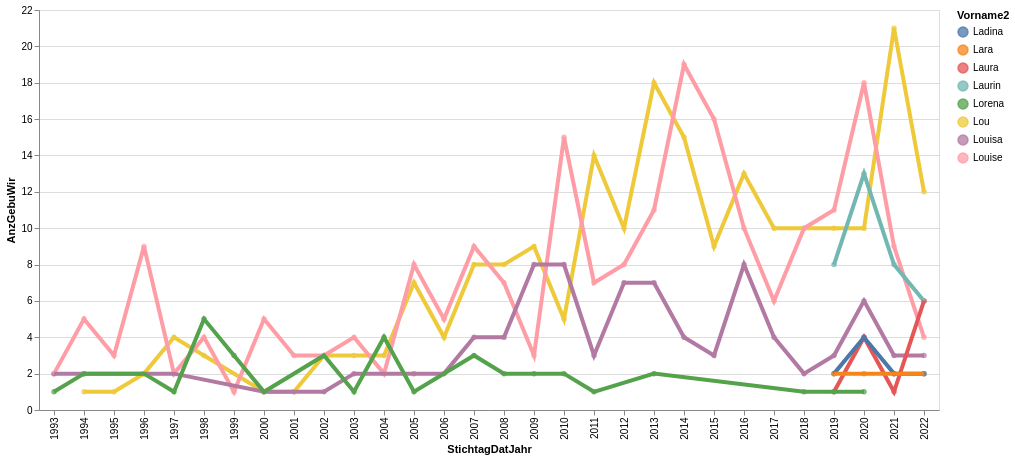

The notebook cell this image was saved under:
### Code cell
# df_statzonen = df_statzonen[(df_statzonen.knr>0) & (df_statzonen.qname!="Hirslanden")]
#aktuellesJahr[[aktuellesJahr.KreisSort =7]])


highlight = alt.selection(type='single', on='mouseover',
                          fields=['symbol'], nearest=True)
#x='date:StichtagDatJahr',
base = alt.Chart(myGraphic).encode(
    x='StichtagDatJahr:N',
    y='AnzGebuWir',
    color='Vorname2'
)

points = base.mark_circle().encode(
    opacity=alt.value(0.75)
).add_selection(
    highlight
).properties(
    width=900 , height=400
)
lines = base.mark_line().encode(
    size=alt.condition(~highlight, alt.value(1.5), alt.value(4))
).interactive()

points + lines

### Figure 1 — Vega-Lite specification as saved in the notebook (floating-point values rounded to 4 significant figures)
{"config": {"view": {"continuousWidth": 300, "continuousHeight": 300}}, "layer": [{"mark": {"type": "circle"}, "encoding": {"color": {"field": "Vorname2", "type": "nominal"}, "opacity": {"value": 0.75}, "x": {"field": "StichtagDatJahr", "type": "nominal"}, "y": {"field": "AnzGebuWir", "type": "quantitative"}}, "name": "view_1"}, {"mark": {"type": "line"}, "encoding": {"color": {"field": "Vorname2", "type": "nominal"}, "size": {"condition": {"test": {"not": {"param": "param_1"}}, "value": 1.5}, "value": 4}, "x": {"field": "StichtagDatJahr", "type": "nominal"}, "y": {"field": "AnzGebuWir", "type": "quantitative"}}, "name": "view_2"}], "data": {"name": "data-83278fc070b16218afd65d3bd92acd0c"}, "height": 400, "params": [{"name": "param_1", "select": {"type": "point", "fields": ["symbol"], "nearest": true, "on": "mouseover"}, "views": ["view_1"]}, {"name": "param_2", "select": {"type": "interval", "encodings": ["x", "y"]}, "bind": "scales", "views": ["view_2"]}], "width": 900, "$schema": "https://vega.github.io/schema/vega-lite/v5.8.0.json", "datasets": {"data-83278fc070b16218afd65d3bd92acd0c": [{"StichtagDatJahr": 2021, "Vorname2": "Lou", "SexLang": "weiblich", "AnzGebuWir": 21, "FirstLetter": "L", "SecondLetter": "o", "FirstTwoLetters": "Lo"}, {"StichtagDatJahr": 2014, "Vorname2": "Louise", "SexLang": "weiblich", "AnzGebuWir": 19, "FirstLetter": "L", "SecondLetter": "o", "FirstTwoLetters": "Lo"}, {"StichtagDatJahr": 2013, "Vorname2": "Lou", "SexLang": "weiblich", "AnzGebuWir": 18, "FirstLetter": "L", "SecondLetter": "o", "FirstTwoLetters": "Lo"}, {"StichtagDatJahr": 2020, "Vorname2": "Louise", "SexLang": "weiblich", "AnzGebuWir": 18, "FirstLetter": "L", "SecondLetter": "o", "FirstTwoLetters": "Lo"}, {"StichtagDatJahr": 2015, "Vorname2": "Louise", "SexLang": "weiblich", "AnzGebuWir": 16, "FirstLetter": "L", "SecondLetter": "o", "FirstTwoLetters": "Lo"}, {"StichtagDatJahr": 2014, "Vorname2": "Lou", "SexLang": "weiblich", "AnzGebuWir": 15, "FirstLetter": "L", "SecondLetter": "o", "FirstTwoLetters": "Lo"}, {"StichtagDatJahr": 2010, "Vorname2": "Louise", "SexLang": "weiblich", "AnzGebuWir": 15, "FirstLetter": "L", "SecondLetter": "o", "FirstTwoLetters": "Lo"}, {"StichtagDatJahr": 2011, "Vorname2": "Lou", "SexLang": "weiblich", "AnzGebuWir": 14, "FirstLetter": "L", "SecondLetter": "o", "FirstTwoLetters": "Lo"}, {"StichtagDatJahr": 2020, "Vorname2": "Laurin", "SexLang": "männlich", "AnzGebuWir": 13, "FirstLetter": "L", "SecondLetter": "a", "FirstTwoLetters": "La"}, {"StichtagDatJahr": 2016, "Vorname2": "Lou", "SexLang": "weiblich", "AnzGebuWir": 13, "FirstLetter": "L", "SecondLetter": "o", "FirstTwoLetters": "Lo"}, {"StichtagDatJahr": 2022, "Vorname2": "Lou", "SexLang": "weiblich", "AnzGebuWir": 12, "FirstLetter": "L", "SecondLetter": "o", "FirstTwoLetters": "Lo"}, {"StichtagDatJahr": 2013, "Vorname2": "Louise", "SexLang": "weiblich", "AnzGebuWir": 11, "FirstLetter": "L", "SecondLetter": "o", "FirstTwoLetters": "Lo"}, {"StichtagDatJahr": 2019, "Vorname2": "Louise", "SexLang": "weiblich", "AnzGebuWir": 11, "FirstLetter": "L", "SecondLetter": "o", "FirstTwoLetters": "Lo"}, {"StichtagDatJahr": 2012, "Vorname2": "Lou", "SexLang": "weiblich", "AnzGebuWir": 10, "FirstLetter": "L", "SecondLetter": "o", "FirstTwoLetters": "Lo"}, {"StichtagDatJahr": 2017, "Vorname2": "Lou", "SexLang": "weiblich", "AnzGebuWir": 10, "FirstLetter": "L", "SecondLetter": "o", "FirstTwoLetters": "Lo"}, {"StichtagDatJahr": 2018, "Vorname2": "Lou", "SexLang": "weiblich", "AnzGebuWir": 10, "FirstLetter": "L", "SecondLetter": "o", "FirstTwoLetters": "Lo"}, {"StichtagDatJahr": 2018, "Vorname2": "Louise", "SexLang": "weiblich", "AnzGebuWir": 10, "FirstLetter": "L", "SecondLetter": "o", "FirstTwoLetters": "Lo"}, {"StichtagDatJahr": 2020, "Vorname2": "Lou", "SexLang": "weiblich", "AnzGebuWir": 10, "FirstLetter": "L", "SecondLetter": "o", "FirstTwoLetters": "Lo"}, {"StichtagDatJahr": 2019, "Vorname2": "Lou", "SexLang": "weiblich", "AnzGebuWir": 10, "FirstLetter": "L", "SecondLetter": "o", "FirstTwoLetters": "Lo"}, {"StichtagDatJahr": 2016, "Vorname2": "Louise", "SexLang": "weiblich", "AnzGebuWir": 10, "FirstLetter": "L", "SecondLetter": "o", "FirstTwoLetters": "Lo"}, {"StichtagDatJahr": 2015, "Vorname2": "Lou", "SexLang": "weiblich", "AnzGebuWir": 9, "FirstLetter": "L", "SecondLetter": "o", "FirstTwoLetters": "Lo"}, {"StichtagDatJahr": 2021, "Vorname2": "Louise", "SexLang": "weiblich", "AnzGebuWir": 9, "FirstLetter": "L", "SecondLetter": "o", "FirstTwoLetters": "Lo"}, {"StichtagDatJahr": 2009, "Vorname2": "Lou", "SexLang": "weiblich", "AnzGebuWir": 9, "FirstLetter": "L", "SecondLetter": "o", "FirstTwoLetters": "Lo"}, {"StichtagDatJahr": 2007, "Vorname2": "Louise", "SexLang": "weiblich", "AnzGebuWir": 9, "FirstLetter": "L", "SecondLetter": "o", "FirstTwoLetters": "Lo"}, {"StichtagDatJahr": 1996, "Vorname2": "Louise", "SexLang": "weiblich", "AnzGebuWir": 9, "FirstLetter": "L", "SecondLetter": "o", "FirstTwoLetters": "Lo"}, {"StichtagDatJahr": 2012, "Vorname2": "Louise", "SexLang": "weiblich", "AnzGebuWir": 8, "FirstLetter": "L", "SecondLetter": "o", "FirstTwoLetters": "Lo"}, {"StichtagDatJahr": 2007, "Vorname2": "Lou", "SexLang": "weiblich", "AnzGebuWir": 8, "FirstLetter": "L", "SecondLetter": "o", "FirstTwoLetters": "Lo"}, {"StichtagDatJahr": 2010, "Vorname2": "Louisa", "SexLang": "weiblich", "AnzGebuWir": 8, "FirstLetter": "L", "SecondLetter": "o", "FirstTwoLetters": "Lo"}, {"StichtagDatJahr": 2009, "Vorname2": "Louisa", "SexLang": "weiblich", "AnzGebuWir": 8, "FirstLetter": "L", "SecondLetter": "o", "FirstTwoLetters": "Lo"}, {"StichtagDatJahr": 2008, "Vorname2": "Lou", "SexLang": "weiblich", "AnzGebuWir": 8, "FirstLetter": "L", "SecondLetter": "o", "FirstTwoLetters": "Lo"}, {"StichtagDatJahr": 2016, "Vorname2": "Louisa", "SexLang": "weiblich", "AnzGebuWir": 8, "FirstLetter": "L", "SecondLetter": "o", "FirstTwoLetters": "Lo"}, {"StichtagDatJahr": 2021, "Vorname2": "Laurin", "SexLang": "männlich", "AnzGebuWir": 8, "FirstLetter": "L", "SecondLetter": "a", "FirstTwoLetters": "La"}, {"StichtagDatJahr": 2005, "Vorname2": "Louise", "SexLang": "weiblich", "AnzGebuWir": 8, "FirstLetter": "L", "SecondLetter": "o", "FirstTwoLetters": "Lo"}, {"StichtagDatJahr": 2019, "Vorname2": "Laurin", "SexLang": "männlich", "AnzGebuWir": 8, "FirstLetter": "L", "SecondLetter": "a", "FirstTwoLetters": "La"}, {"StichtagDatJahr": 2012, "Vorname2": "Louisa", "SexLang": "weiblich", "AnzGebuWir": 7, "FirstLetter": "L", "SecondLetter": "o", "FirstTwoLetters": "Lo"}, {"StichtagDatJahr": 2005, "Vorname2": "Lou", "SexLang": "weiblich", "AnzGebuWir": 7, "FirstLetter": "L", "SecondLetter": "o", "FirstTwoLetters": "Lo"}, {"StichtagDatJahr": 2013, "Vorname2": "Louisa", "SexLang": "weiblich", "AnzGebuWir": 7, "FirstLetter": "L", "SecondLetter": "o", "FirstTwoLetters": "Lo"}, {"StichtagDatJahr": 2011, "Vorname2": "Louise", "SexLang": "weiblich", "AnzGebuWir": 7, "FirstLetter": "L", "SecondLetter": "o", "FirstTwoLetters": "Lo"}, {"StichtagDatJahr": 2008, "Vorname2": "Louise", "SexLang": "weiblich", "AnzGebuWir": 7, "FirstLetter": "L", "SecondLetter": "o", "FirstTwoLetters": "Lo"}, {"StichtagDatJahr": 2022, "Vorname2": "Laurin", "SexLang": "männlich", "AnzGebuWir": 6, "FirstLetter": "L", "SecondLetter": "a", "FirstTwoLetters": "La"}, {"StichtagDatJahr": 2022, "Vorname2": "Laura", "SexLang": "weiblich", "AnzGebuWir": 6, "FirstLetter": "L", "SecondLetter": "a", "FirstTwoLetters": "La"}, {"StichtagDatJahr": 2017, "Vorname2": "Louise", "SexLang": "weiblich", "AnzGebuWir": 6, "FirstLetter": "L", "SecondLetter": "o", "FirstTwoLetters": "Lo"}, {"StichtagDatJahr": 2020, "Vorname2": "Louisa", "SexLang": "weiblich", "AnzGebuWir": 6, "FirstLetter": "L", "SecondLetter": "o", "FirstTwoLetters": "Lo"}, {"StichtagDatJahr": 2010, "Vorname2": "Lou", "SexLang": "weiblich", "AnzGebuWir": 5, "FirstLetter": "L", "SecondLetter": "o", "FirstTwoLetters": "Lo"}, {"StichtagDatJahr": 2006, "Vorname2": "Louise", "SexLang": "weiblich", "AnzGebuWir": 5, "FirstLetter": "L", "SecondLetter": "o", "FirstTwoLetters": "Lo"}, {"StichtagDatJahr": 1998, "Vorname2": "Lorena", "SexLang": "weiblich", "AnzGebuWir": 5, "FirstLetter": "L", "SecondLetter": "o", "FirstTwoLetters": "Lo"}, {"StichtagDatJahr": 2000, "Vorname2": "Louise", "SexLang": "weiblich", "AnzGebuWir": 5, "FirstLetter": "L", "SecondLetter": "o", "FirstTwoLetters": "Lo"}, {"StichtagDatJahr": 1994, "Vorname2": "Louise", "SexLang": "weiblich", "AnzGebuWir": 5, "FirstLetter": "L", "SecondLetter": "o", "FirstTwoLetters": "Lo"}, {"StichtagDatJahr": 2017, "Vorname2": "Louisa", "SexLang": "weiblich", "AnzGebuWir": 4, "FirstLetter": "L", "SecondLetter": "o", "FirstTwoLetters": "Lo"}, {"StichtagDatJahr": 2003, "Vorname2": "Louise", "SexLang": "weiblich", "AnzGebuWir": 4, "FirstLetter": "L", "SecondLetter": "o", "FirstTwoLetters": "Lo"}, {"StichtagDatJahr": 2020, "Vorname2": "Ladina", "SexLang": "weiblich", "AnzGebuWir": 4, "FirstLetter": "L", "SecondLetter": "a", "FirstTwoLetters": "La"}, {"StichtagDatJahr": 2020, "Vorname2": "Laura", "SexLang": "weiblich", "AnzGebuWir": 4, "FirstLetter": "L", "SecondLetter": "a", "FirstTwoLetters": "La"}, {"StichtagDatJahr": 1998, "Vorname2": "Louise", "SexLang": "weiblich", "AnzGebuWir": 4, "FirstLetter": "L", "SecondLetter": "o", "FirstTwoLetters": "Lo"}, {"StichtagDatJahr": 2022, "Vorname2": "Louise", "SexLang": "weiblich", "AnzGebuWir": 4, "FirstLetter": "L", "SecondLetter": "o", "FirstTwoLetters": "Lo"}, {"StichtagDatJahr": 1997, "Vorname2": "Lou", "SexLang": "weiblich", "AnzGebuWir": 4, "FirstLetter": "L", "SecondLetter": "o", "FirstTwoLetters": "Lo"}, {"StichtagDatJahr": 2006, "Vorname2": "Lou", "SexLang": "weiblich", "AnzGebuWir": 4, "FirstLetter": "L", "SecondLetter": "o", "FirstTwoLetters": "Lo"}, {"StichtagDatJahr": 2014, "Vorname2": "Louisa", "SexLang": "weiblich", "AnzGebuWir": 4, "FirstLetter": "L", "SecondLetter": "o", "FirstTwoLetters": "Lo"}, {"StichtagDatJahr": 2007, "Vorname2": "Louisa", "SexLang": "weiblich", "AnzGebuWir": 4, "FirstLetter": "L", "SecondLetter": "o", "FirstTwoLetters": "Lo"}, {"StichtagDatJahr": 2008, "Vorname2": "Louisa", "SexLang": "weiblich", "AnzGebuWir": 4, "FirstLetter": "L", "SecondLetter": "o", "FirstTwoLetters": "Lo"}, {"StichtagDatJahr": 2004, "Vorname2": "Lorena", "SexLang": "weiblich", "AnzGebuWir": 4, "FirstLetter": "L", "SecondLetter": "o", "FirstTwoLetters": "Lo"}, {"StichtagDatJahr": 1998, "Vorname2": "Lou", "SexLang": "weiblich", "AnzGebuWir": 3, "FirstLetter": "L", "SecondLetter": "o", "FirstTwoLetters": "Lo"}, {"StichtagDatJahr": 2007, "Vorname2": "Lorena", "SexLang": "weiblich", "AnzGebuWir": 3, "FirstLetter": "L", "SecondLetter": "o", "FirstTwoLetters": "Lo"}, {"StichtagDatJahr": 2009, "Vorname2": "Louise", "SexLang": "weiblich", "AnzGebuWir": 3, "FirstLetter": "L", "SecondLetter": "o", "FirstTwoLetters": "Lo"}, {"StichtagDatJahr": 1995, "Vorname2": "Louise", "SexLang": "weiblich", "AnzGebuWir": 3, "FirstLetter": "L", "SecondLetter": "o", "FirstTwoLetters": "Lo"}, {"StichtagDatJahr": 2011, "Vorname2": "Louisa", "SexLang": "weiblich", "AnzGebuWir": 3, "FirstLetter": "L", "SecondLetter": "o", "FirstTwoLetters": "Lo"}, {"StichtagDatJahr": 2003, "Vorname2": "Lou", "SexLang": "weiblich", "AnzGebuWir": 3, "FirstLetter": "L", "SecondLetter": "o", "FirstTwoLetters": "Lo"}, {"StichtagDatJahr": 2015, "Vorname2": "Louisa", "SexLang": "weiblich", "AnzGebuWir": 3, "FirstLetter": "L", "SecondLetter": "o", "FirstTwoLetters": "Lo"}, {"StichtagDatJahr": 2019, "Vorname2": "Louisa", "SexLang": "weiblich", "AnzGebuWir": 3, "FirstLetter": "L", "SecondLetter": "o", "FirstTwoLetters": "Lo"}, {"StichtagDatJahr": 2002, "Vorname2": "Lorena", "SexLang": "weiblich", "AnzGebuWir": 3, "FirstLetter": "L", "SecondLetter": "o", "FirstTwoLetters": "Lo"}, {"StichtagDatJahr": 2002, "Vorname2": "Louise", "SexLang": "weiblich", "AnzGebuWir": 3, "FirstLetter": "L", "SecondLetter": "o", "FirstTwoLetters": "Lo"}, {"StichtagDatJahr": 2001, "Vorname2": "Louise", "SexLang": "weiblich", "AnzGebuWir": 3, "FirstLetter": "L", "SecondLetter": "o", "FirstTwoLetters": "Lo"}, {"StichtagDatJahr": 2002, "Vorname2": "Lou", "SexLang": "weiblich", "AnzGebuWir": 3, "FirstLetter": "L", "SecondLetter": "o", "FirstTwoLetters": "Lo"}, {"StichtagDatJahr": 2022, "Vorname2": "Louisa", "SexLang": "weiblich", "AnzGebuWir": 3, "FirstLetter": "L", "SecondLetter": "o", "FirstTwoLetters": "Lo"}, {"StichtagDatJahr": 2004, "Vorname2": "Lou", "SexLang": "weiblich", "AnzGebuWir": 3, "FirstLetter": "L", "SecondLetter": "o", "FirstTwoLetters": "Lo"}, {"StichtagDatJahr": 2021, "Vorname2": "Louisa", "SexLang": "weiblich", "AnzGebuWir": 3, "FirstLetter": "L", "SecondLetter": "o", "FirstTwoLetters": "Lo"}, {"StichtagDatJahr": 1999, "Vorname2": "Lorena", "SexLang": "weiblich", "AnzGebuWir": 3, "FirstLetter": "L", "SecondLetter": "o", "FirstTwoLetters": "Lo"}, {"StichtagDatJahr": 2020, "Vorname2": "Lara", "SexLang": "weiblich", "AnzGebuWir": 2, "FirstLetter": "L", "SecondLetter": "a", "FirstTwoLetters": "La"}, {"StichtagDatJahr": 2021, "Vorname2": "Lara", "SexLang": "weiblich", "AnzGebuWir": 2, "FirstLetter": "L", "SecondLetter": "a", "FirstTwoLetters": "La"}, {"StichtagDatJahr": 2021, "Vorname2": "Ladina", "SexLang": "weiblich", "AnzGebuWir": 2, "FirstLetter": "L", "SecondLetter": "a", "FirstTwoLetters": "La"}, {"StichtagDatJahr": 2018, "Vorname2": "Louisa", "SexLang": "weiblich", "AnzGebuWir": 2, "FirstLetter": "L", "SecondLetter": "o", "FirstTwoLetters": "Lo"}, {"StichtagDatJahr": 2019, "Vorname2": "Ladina", "SexLang": "weiblich", "AnzGebuWir": 2, "FirstLetter": "L", "SecondLetter": "a", "FirstTwoLetters": "La"}, {"StichtagDatJahr": 2019, "Vorname2": "Lara", "SexLang": "weiblich", "AnzGebuWir": 2, "FirstLetter": "L", "SecondLetter": "a", "FirstTwoLetters": "La"}, {"StichtagDatJahr": 2008, "Vorname2": "Lorena", "SexLang": "weiblich", "AnzGebuWir": 2, "FirstLetter": "L", "SecondLetter": "o", "FirstTwoLetters": "Lo"}, {"StichtagDatJahr": 2004, "Vorname2": "Louise", "SexLang": "weiblich", "AnzGebuWir": 2, "FirstLetter": "L", "SecondLetter": "o", "FirstTwoLetters": "Lo"}, {"StichtagDatJahr": 2006, "Vorname2": "Louisa", "SexLang": "weiblich", "AnzGebuWir": 2, "FirstLetter": "L", "SecondLetter": "o", "FirstTwoLetters": "Lo"}, {"StichtagDatJahr": 2005, "Vorname2": "Louisa", "SexLang": "weiblich", "AnzGebuWir": 2, "FirstLetter": "L", "SecondLetter": "o", "FirstTwoLetters": "Lo"}, {"StichtagDatJahr": 2009, "Vorname2": "Lorena", "SexLang": "weiblich", "AnzGebuWir": 2, "FirstLetter": "L", "SecondLetter": "o", "FirstTwoLetters": "Lo"}, {"StichtagDatJahr": 2013, "Vorname2": "Lorena", "SexLang": "weiblich", "AnzGebuWir": 2, "FirstLetter": "L", "SecondLetter": "o", "FirstTwoLetters": "Lo"}, {"StichtagDatJahr": 2010, "Vorname2": "Lorena", "SexLang": "weiblich", "AnzGebuWir": 2, "FirstLetter": "L", "SecondLetter": "o", "FirstTwoLetters": "Lo"}, {"StichtagDatJahr": 2003, "Vorname2": "Louisa", "SexLang": "weiblich", "AnzGebuWir": 2, "FirstLetter": "L", "SecondLetter": "o", "FirstTwoLetters": "Lo"}, {"StichtagDatJahr": 1994, "Vorname2": "Lorena", "SexLang": "weiblich", "AnzGebuWir": 2, "FirstLetter": "L", "SecondLetter": "o", "FirstTwoLetters": "Lo"}, {"StichtagDatJahr": 1994, "Vorname2": "Louisa", "SexLang": "weiblich", "AnzGebuWir": 2, "FirstLetter": "L", "SecondLetter": "o", "FirstTwoLetters": "Lo"}, {"StichtagDatJahr": 1996, "Vorname2": "Lorena", "SexLang": "weiblich", "AnzGebuWir": 2, "FirstLetter": "L", "SecondLetter": "o", "FirstTwoLetters": "Lo"}, {"StichtagDatJahr": 1996, "Vorname2": "Lou", "SexLang": "weiblich", "AnzGebuWir": 2, "FirstLetter": "L", "SecondLetter": "o", "FirstTwoLetters": "Lo"}, {"StichtagDatJahr": 2022, "Vorname2": "Lara", "SexLang": "weiblich", "AnzGebuWir": 2, "FirstLetter": "L", "SecondLetter": "a", "FirstTwoLetters": "La"}, {"StichtagDatJahr": 2022, "Vorname2": "Ladina", "SexLang": "weiblich", "AnzGebuWir": 2, "FirstLetter": "L", "SecondLetter": "a", "FirstTwoLetters": "La"}, {"StichtagDatJahr": 1993, "Vorname2": "Louise", "SexLang": "weiblich", "AnzGebuWir": 2, "FirstLetter": "L", "SecondLetter": "o", "FirstTwoLetters": "Lo"}, {"StichtagDatJahr": 1993, "Vorname2": "Louisa", "SexLang": "weiblich", "AnzGebuWir": 2, "FirstLetter": "L", "SecondLetter": "o", "FirstTwoLetters": "Lo"}, {"StichtagDatJahr": 1997, "Vorname2": "Louisa", "SexLang": "weiblich", "AnzGebuWir": 2, "FirstLetter": "L", "SecondLetter": "o", "FirstTwoLetters": "Lo"}, {"StichtagDatJahr": 1997, "Vorname2": "Louise", "SexLang": "weiblich", "AnzGebuWir": 2, "FirstLetter": "L", "SecondLetter": "o", "FirstTwoLetters": "Lo"}, {"StichtagDatJahr": 2003, "Vorname2": "Lorena", "SexLang": "weiblich", "AnzGebuWir": 1, "FirstLetter": "L", "SecondLetter": "o", "FirstTwoLetters": "Lo"}, {"StichtagDatJahr": 1993, "Vorname2": "Lorena", "SexLang": "weiblich", "AnzGebuWir": 1, "FirstLetter": "L", "SecondLetter": "o", "FirstTwoLetters": "Lo"}, {"StichtagDatJahr": 2005, "Vorname2": "Lorena", "SexLang": "weiblich", "AnzGebuWir": 1, "FirstLetter": "L", "SecondLetter": "o", "FirstTwoLetters": "Lo"}, {"StichtagDatJahr": 1994, "Vorname2": "Lou", "SexLang": "weiblich", "AnzGebuWir": 1, "FirstLetter": "L", "SecondLetter": "o", "FirstTwoLetters": "Lo"}, {"StichtagDatJahr": 1997, "Vorname2": "Lorena", "SexLang": "weiblich", "AnzGebuWir": 1, "FirstLetter": "L", "SecondLetter": "o", "FirstTwoLetters": "Lo"}, {"StichtagDatJahr": 2000, "Vorname2": "Lorena", "SexLang": "weiblich", "AnzGebuWir": 1, "FirstLetter": "L", "SecondLetter": "o", "FirstTwoLetters": "Lo"}, {"StichtagDatJahr": 2000, "Vorname2": "Lou", "SexLang": "weiblich", "AnzGebuWir": 1, "FirstLetter": "L", "SecondLetter": "o", "FirstTwoLetters": "Lo"}, {"StichtagDatJahr": 2000, "Vorname2": "Louisa", "SexLang": "weiblich", "AnzGebuWir": 1, "FirstLetter": "L", "SecondLetter": "o", "FirstTwoLetters": "Lo"}, {"StichtagDatJahr": 1999, "Vorname2": "Louise", "SexLang": "weiblich", "AnzGebuWir": 1, "FirstLetter": "L", "SecondLetter": "o", "FirstTwoLetters": "Lo"}, {"StichtagDatJahr": 2002, "Vorname2": "Louisa", "SexLang": "weiblich", "AnzGebuWir": 1, "FirstLetter": "L", "SecondLetter": "o", "FirstTwoLetters": "Lo"}, {"StichtagDatJahr": 1995, "Vorname2": "Lou", "SexLang": "weiblich", "AnzGebuWir": 1, "FirstLetter": "L", "SecondLetter": "o", "FirstTwoLetters": "Lo"}, {"StichtagDatJahr": 2001, "Vorname2": "Lou", "SexLang": "weiblich", "AnzGebuWir": 1, "FirstLetter": "L", "SecondLetter": "o", "FirstTwoLetters": "Lo"}, {"StichtagDatJahr": 2001, "Vorname2": "Louisa", "SexLang": "weiblich", "AnzGebuWir": 1, "FirstLetter": "L", "SecondLetter": "o", "FirstTwoLetters": "Lo"}, {"StichtagDatJahr": 2020, "Vorname2": "Lorena", "SexLang": "weiblich", "AnzGebuWir": 1, "FirstLetter": "L", "SecondLetter": "o", "FirstTwoLetters": "Lo"}, {"StichtagDatJahr": 2021, "Vorname2": "Laura", "SexLang": "weiblich", "AnzGebuWir": 1, "FirstLetter": "L", "SecondLetter": "a", "FirstTwoLetters": "La"}, {"StichtagDatJahr": 2011, "Vorname2": "Lorena", "SexLang": "weiblich", "AnzGebuWir": 1, "FirstLetter": "L", "SecondLetter": "o", "FirstTwoLetters": "Lo"}, {"StichtagDatJahr": 2019, "Vorname2": "Laura", "SexLang": "weiblich", "AnzGebuWir": 1, "FirstLetter": "L", "SecondLetter": "a", "FirstTwoLetters": "La"}, {"StichtagDatJahr": 2019, "Vorname2": "Lorena", "SexLang": "weiblich", "AnzGebuWir": 1, "FirstLetter": "L", "SecondLetter": "o", "FirstTwoLetters": "Lo"}, {"StichtagDatJahr": 2018, "Vorname2": "Lorena", "SexLang": "weiblich", "AnzGebuWir": 1, "FirstLetter": "L", "SecondLetter": "o", "FirstTwoLetters": "Lo"}]}}
